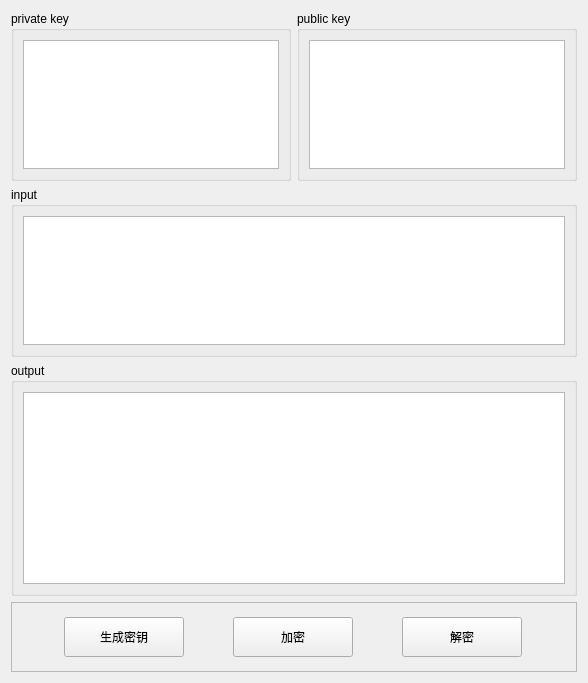
          <widget class="QWidget" name="tab_15">
           <attribute name="title">
            <string>rsa</string>
           </attribute>
           <layout class="QGridLayout" name="gridLayout_76">
            <item row="0" column="0">
             <widget class="QGroupBox" name="groupBox_40">
              <property name="maximumSize">
               <size>
                <width>16777215</width>
                <height>170</height>
               </size>
              </property>
              <property name="title">
               <string>private key</string>
              </property>
              <layout class="QGridLayout" name="gridLayout_59">
               <item row="0" column="0">
                <widget class="QPlainTextEdit" name="txtrsa_prikey"/>
               </item>
              </layout>
             </widget>
            </item>
            <item row="0" column="1">
             <widget class="QGroupBox" name="groupBox_41">
              <property name="maximumSize">
               <size>
                <width>16777215</width>
                <height>170</height>
               </size>
              </property>
              <property name="title">
               <string>public key</string>
              </property>
              <layout class="QGridLayout" name="gridLayout_60">
               <item row="0" column="0">
                <widget class="QPlainTextEdit" name="txtrsa_pubkey">
                 <property name="readOnly">
                  <bool>true</bool>
                 </property>
                </widget>
               </item>
              </layout>
             </widget>
            </item>
            <item row="1" column="0" colspan="2">
             <widget class="QGroupBox" name="groupBox_42">
              <property name="maximumSize">
               <size>
                <width>16777215</width>
                <height>170</height>
               </size>
              </property>
              <property name="title">
               <string>input</string>
              </property>
              <layout class="QGridLayout" name="gridLayout_73">
               <item row="0" column="0">
                <widget class="QPlainTextEdit" name="txtrsa_input"/>
               </item>
              </layout>
             </widget>
            </item>
            <item row="2" column="0" colspan="2">
             <widget class="QGroupBox" name="groupBox_43">
              <property name="maximumSize">
               <size>
                <width>16777215</width>
                <height>16777215</height>
               </size>
              </property>
              <property name="title">
               <string>output</string>
              </property>
              <layout class="QGridLayout" name="gridLayout_74">
               <item row="0" column="0">
                <widget class="QPlainTextEdit" name="txtrsa_output"/>
               </item>
              </layout>
             </widget>
            </item>
            <item row="3" column="0" colspan="2">
             <widget class="QFrame" name="frame_17">
              <property name="minimumSize">
               <size>
                <width>0</width>
                <height>70</height>
               </size>
              </property>
              <property name="maximumSize">
               <size>
                <width>16777215</width>
                <height>180</height>
               </size>
              </property>
              <property name="frameShape">
               <enum>QFrame::StyledPanel</enum>
              </property>
              <property name="frameShadow">
               <enum>QFrame::Raised</enum>
              </property>
              <layout class="QGridLayout" name="gridLayout_75">
               <item row="0" column="0">
                <widget class="QPushButton" name="btnrsa_gen">
                 <property name="minimumSize">
                  <size>
                   <width>0</width>
                   <height>40</height>
                  </size>
                 </property>
                 <property name="maximumSize">
                  <size>
                   <width>120</width>
                   <height>40</height>
                  </size>
                 </property>
                 <property name="toolTip">
                  <string/>
                 </property>
                 <property name="text">
                  <string>生成密钥</string>
                 </property>
                </widget>
               </item>
               <item row="0" column="1">
                <widget class="QPushButton" name="btnrsa_encrypt">
                 <property name="minimumSize">
                  <size>
                   <width>0</width>
                   <height>40</height>
                  </size>
                 </property>
                 <property name="maximumSize">
                  <size>
                   <width>120</width>
                   <height>40</height>
                  </size>
                 </property>
                 <property name="toolTip">
                  <string/>
                 </property>
                 <property name="text">
                  <string>加密</string>
                 </property>
                </widget>
               </item>
               <item row="0" column="2">
                <widget class="QPushButton" name="btnrsa_decrypt">
                 <property name="minimumSize">
                  <size>
                   <width>0</width>
                   <height>40</height>
                  </size>
                 </property>
                 <property name="maximumSize">
                  <size>
                   <width>120</width>
                   <height>40</height>
                  </size>
                 </property>
                 <property name="toolTip">
                  <string/>
                 </property>
                 <property name="text">
                  <string>解密</string>
                 </property>
                </widget>
               </item>
              </layout>
             </widget>
            </item>
           </layout>
          </widget>
